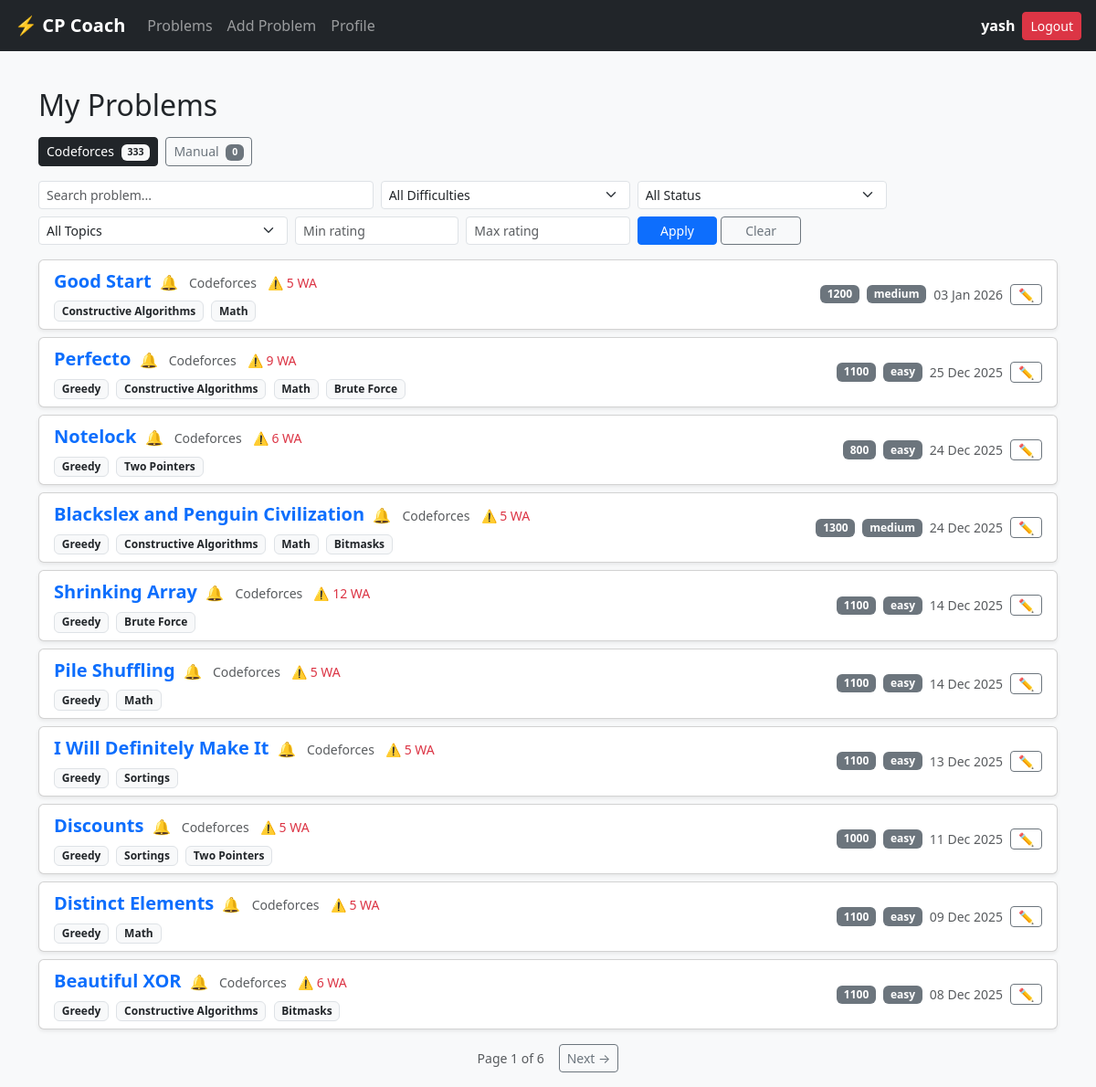
Screenshot of /problems/?tab=cf&sort=priority (signed in) with the database file from the repository.
### core/models.py (models this page shows, shortened)
class UserProblem(models.Model):
    STATUS_CHOICES = [
        ('unsolved', 'Unsolved'),
        ('solved', 'Solved'),
        ('revision', 'Revision'),
    ]
    user = models.ForeignKey(User, on_delete=models.CASCADE, related_name='user_problems')
    problem = models.ForeignKey(Problem, on_delete=models.CASCADE)
    status = models.CharField(max_length=20, choices=STATUS_CHOICES, default='unsolved')
    is_favorite = models.BooleanField(default=False)
    wrong_attempts = models.IntegerField(default=0)
    last_practiced = models.DateTimeField(null=True, blank=True)
    notes = models.TextField(blank=True)
    review_priority = models.IntegerField(default=0)
    class Meta:
        unique_together = ('user', 'problem')

class Problem(models.Model):
    title = models.CharField(max_length=255)
    platform = models.ForeignKey(Platform, on_delete=models.CASCADE)
    problem_code = models.CharField(max_length=100)
    DIFFICULTY_CHOICES = [
    ('easy', 'Easy'),
    ('medium', 'Medium'),
    ('hard', 'Hard'),
    ]
    difficulty = models.CharField(
        max_length=20,
        choices=DIFFICULTY_CHOICES
    )
    rating = models.IntegerField(null=True, blank=True)
    link = models.URLField()
    topics = models.ManyToManyField(Topic, related_name='problems')
    created_at = models.DateTimeField(auto_now_add=True)
    class Meta:
        unique_together = ('platform', 'problem_code')

class Platform(models.Model):
    name = models.CharField(max_length=50, unique=True)
    slug = models.SlugField(unique=True)

class Topic(models.Model):
    name = models.CharField(max_length=100, unique=True)

### core/views/problems.py (the view)
# urls.py: path('problems/', views.problem_list, name='problem_list'),
@login_required
def problem_list(request):
    active_tab = request.GET.get('tab', 'cf')
    base_qs = UserProblem.objects.filter(user=request.user)\
        .select_related('problem', 'problem__platform')\
        .prefetch_related('problem__topics')
    if active_tab == 'manual':
        qs = base_qs.filter(problem__platform__slug='manual')
    else:
        qs = base_qs.exclude(problem__platform__slug='manual')
    difficulties = Problem.DIFFICULTY_CHOICES
    difficulty = request.GET.get('difficulty')
    status = request.GET.get('status')
    search = request.GET.get('search')
    topic = request.GET.get('topic')
    if difficulty:
        qs = qs.filter(problem__difficulty=difficulty)
    if status:
        qs = qs.filter(status=status)
    if search:
        qs = qs.filter(problem__title__icontains=search)
    if topic:
        qs = qs.filter(problem__topics__name__iexact=topic)
    min_rating = request.GET.get('min_rating')
    max_rating = request.GET.get('max_rating')
    if min_rating:
        qs = qs.filter(problem__rating__gte=min_rating)
    if max_rating:
        qs = qs.filter(problem__rating__lte=max_rating)
    topics = Topic.objects.filter(
        problems__userproblem__user=request.user
    ).distinct().order_by('name')
    sort = request.GET.get('sort')
    if sort == 'priority':
        qs = qs.filter(review_priority__gt=50).order_by('-review_priority', '-last_practiced')
    else:
        qs = qs.order_by('-last_practiced', '-id')
    paginator = Paginator(qs, 10)
    page_obj = paginator.get_page(request.GET.get('page'))
    cf_count = base_qs.exclude(problem__platform__slug='manual').count()
    manual_count = base_qs.filter(problem__platform__slug='manual').count()
    return render(request, 'problems/list.html', {
        'problems': page_obj,
        'difficulties': difficulties,
        'active_tab': active_tab,
        'cf_count': cf_count,
        'manual_count': manual_count,
        'sort': sort,
        'topics': topics,
        'selected_topic': topic or '',
        'min_rating': min_rating or '',
        'max_rating': max_rating or '',
    })

### core/templatetags/url_tags.py (called while the page is built)
@register.simple_tag(takes_context=True)
def url_replace(context, **kwargs):
    query = context['request'].GET.copy()
    for key, value in kwargs.items():
        query[key] = value
    return query.urlencode()

### core/templates/problems/list.html (shortened to what this page needs)
{% extends "base.html" %}
{% load url_tags %}
{% block content %}
<div class="container mt-4">
  <h2 class="mb-3">My Problems</h2>
  <div class="d-flex justify-content-between align-items-center mb-3">
    <div>
      <a href="?tab=cf"
         class="btn btn-sm me-1 {% if active_tab == 'cf' %}btn-dark{% else %}btn-outline-secondary{% endif %}">
        Codeforces
        <span class="badge ms-1 {% if active_tab == 'cf' %}bg-light text-dark{% else %}bg-secondary{% endif %}">
          {{ cf_count }}
        </span>
      </a>
      <a href="?tab=manual"
         class="btn btn-sm {% if active_tab == 'manual' %}btn-dark{% else %}btn-outline-secondary{% endif %}">
        Manual
        <span class="badge ms-1 {% if active_tab == 'manual' %}bg-light text-dark{% else %}bg-secondary{% endif %}">
          {{ manual_count }}
        </span>
      </a>
    </div>
  </div>
  <form method="GET" class="row g-2 mb-3">
    <div class="col-md-4">
      <input type="text" name="search" class="form-control form-control-sm"
             placeholder="Search problem..." value="{{ request.GET.search }}">
    </div>
    <div class="col-md-3">
      <select name="difficulty" class="form-select form-select-sm">
        <option value="">All Difficulties</option>
      </select>
    </div>
    <div class="col-md-3">
      <select name="status" class="form-select form-select-sm">
        <option value="">All Status</option>
      </select>
    </div>
    <div class="col-md-3">
      <select name="topic" class="form-select form-select-sm">
        <option value="">All Topics</option>
      </select>
    </div>
    <div class="col-md-2">
      <input type="number" name="min_rating" class="form-control form-control-sm"
             placeholder="Min rating" value="{{ min_rating }}" step="100" min="800" max="3500">
    </div>
    <div class="col-md-2">
      <input type="number" name="max_rating" class="form-control form-control-sm"
             placeholder="Max rating" value="{{ max_rating }}" step="100" min="800" max="3500">
    </div>
    <div class="col-md-2 d-flex gap-1">
      <button type="submit" class="btn btn-sm btn-primary w-100">Apply</button>
      <a href="?tab={{ active_tab }}" class="btn btn-sm btn-outline-secondary w-100">Clear</a>
    </div>
  </form>
  {% for up in problems %}
    <div class="card mb-2 shadow-sm">
      <div class="card-body py-2 d-flex justify-content-between align-items-center">
        <div>
          {% if up.problem.link %}
            <a href="{{ up.problem.link }}" target="_blank"
               class="fw-semibold text-decoration-none" style="font-size:20px;">
              {{ up.problem.title }}
            </a>
          {% else %}
            <span class="fw-semibold">{{ up.problem.title }}</span>
          {% endif %}
          {% if up.review_priority > 30 %}
            <span title="Review recommended" class="ms-1">🔔</span>
          {% endif %}
          <small class="text-muted ms-2">{{ up.problem.platform.name }}</small>
          {% if up.wrong_attempts > 0 %}
            <small class="text-danger ms-2">⚠️ {{ up.wrong_attempts }} WA</small>
          {% endif %}
          {% if up.problem.topics.all %}
            <div class="mt-1">
              {% for topic in up.problem.topics.all %}
                <span class="badge bg-light text-dark border me-1" style="font-size:12px;">
                  {{ topic.name }}
                </span>
              {% endfor %}
            </div>
          {% endif %}
        </div>
        <div class="d-flex align-items-center gap-2 text-nowrap">
          {% if up.problem.rating %}
            <span class="badge bg-secondary">{{ up.problem.rating }}</span>
          {% endif %}
          <span class="badge bg-secondary">{{ up.problem.difficulty }}</span>
          <small class="text-muted">{{ up.last_practiced|date:"d M Y"|default:"—" }}</small>
          <a href="{% url 'edit_problem' up.pk %}"
             class="btn btn-sm btn-outline-secondary py-0 px-2">✏️</a>
        </div>
      </div>
    </div>
  {% endfor %}
  <div class="d-flex justify-content-center align-items-center gap-3 mt-3">
    <span class="text-muted small">
      Page {{ problems.number }} of {{ problems.paginator.num_pages }}
    </span>
    {% if problems.has_next %}
      <a href="?{% url_replace page=problems.next_page_number tab=active_tab %}"
         class="btn btn-sm btn-outline-secondary">Next →</a>
    {% endif %}
  </div>
</div>
{% endblock %}

### core/templates/base.html (shortened to what this page needs)
{% load static %}
<!DOCTYPE html>
<html lang="en">
<head>
  <link href="https://cdn.jsdelivr.net/npm/bootstrap@5.3.0/dist/css/bootstrap.min.css" rel="stylesheet">
</head>
<body class="bg-light">
  <nav class="navbar navbar-expand-lg navbar-dark bg-dark px-3">
    <a class="navbar-brand fw-bold" href="{% url 'dashboard' %}">⚡ CP Coach</a>
    <div class="collapse navbar-collapse">
      <ul class="navbar-nav me-auto">
        <li class="nav-item">
          <a class="nav-link" href="{% url 'problem_list' %}">Problems</a>
        </li>
        <li class="nav-item">
          <a class="nav-link" href="{% url 'add_problem' %}">Add Problem</a>
        </li>
        <li class="nav-item">
          <a class="nav-link" href="{% url 'profile' %}">Profile</a>
        </li>
      </ul>
      <ul class="navbar-nav ms-auto align-items-center gap-2">
        {% if user.is_authenticated %}
          <li class="nav-item">
            <span class="text-white fw-semibold">{{ user.username }}</span>
          </li>
          <li class="nav-item">
            <form method="POST" action="{% url 'logout' %}"
                  onsubmit="return confirm('Are you sure you want to logout?')">
              <button type="submit" class="btn btn-danger btn-sm">Logout</button>
            </form>
          </li>
        {% else %}
          <li class="nav-item">
            <a class="nav-link" href="{% url 'login' %}">Login</a>
          </li>
        {% endif %}
      </ul>
    </div>
  </nav>
  <div id="toast-container" class="position-fixed top-0 end-0 p-3" style="z-index: 9999;"></div>
  <main class="py-3">
    {% block content %}{% endblock %}
  </main>
</body>
</html>

### rows the page displays
UserProblem: problem "Good Start", problem.platform.name "Codeforces", wrong_attempts "5", problem.rating "1200", problem.difficulty "medium", last_practiced "03 Jan 2026"
Topic: name "Constructive Algorithms"
Topic: name "Math"
UserProblem: problem "Perfecto", problem.platform.name "Codeforces", wrong_attempts "9", problem.rating "1100", problem.difficulty "easy", last_practiced "25 Dec 2025"
Topic: name "Greedy"
Topic: name "Brute Force"
UserProblem: problem "Notelock", problem.platform.name "Codeforces", wrong_attempts "6", problem.rating "800", problem.difficulty "easy", last_practiced "24 Dec 2025"
Topic: name "Two Pointers"
UserProblem: problem "Blackslex and Penguin Civilization", problem.platform.name "Codeforces", wrong_attempts "5", problem.rating "1300", problem.difficulty "medium", last_practiced "24 Dec 2025"
Topic: name "Bitmasks"
UserProblem: problem "Shrinking Array", problem.platform.name "Codeforces", wrong_attempts "12", problem.rating "1100", problem.difficulty "easy", last_practiced "14 Dec 2025"
UserProblem: problem "Pile Shuffling", problem.platform.name "Codeforces", wrong_attempts "5", problem.rating "1100", problem.difficulty "easy", last_practiced "14 Dec 2025"
UserProblem: problem "I Will Definitely Make It", problem.platform.name "Codeforces", wrong_attempts "5", problem.rating "1100", problem.difficulty "easy", last_practiced "13 Dec 2025"
Topic: name "Sortings"
UserProblem: problem "Discounts", problem.platform.name "Codeforces", wrong_attempts "5", problem.rating "1000", problem.difficulty "easy", last_practiced "11 Dec 2025"
UserProblem: problem "Distinct Elements", problem.platform.name "Codeforces", wrong_attempts "5", problem.rating "1100", problem.difficulty "easy", last_practiced "09 Dec 2025"
UserProblem: problem "Beautiful XOR", problem.platform.name "Codeforces", wrong_attempts "6", problem.rating "1100", problem.difficulty "easy", last_practiced "08 Dec 2025"

### other values shown
{{ user.username }} "yash"
{{ cf_count }} "333"
{{ manual_count }} "0"
{{ problems.number }} "1"
{{ problems.paginator.num_pages }} "6"
